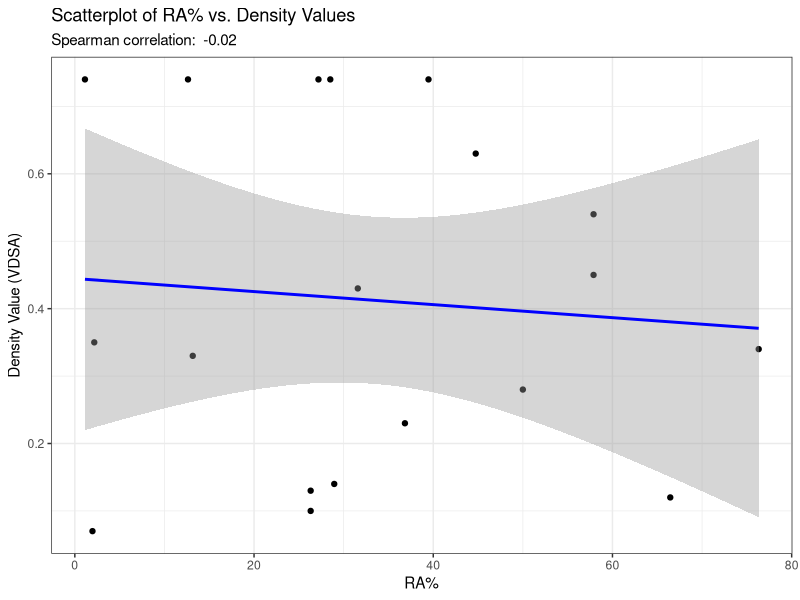

Generate this figure with R:
#Alternating carnivore and Neanderthal activities at Escoural Cave:
#Insights from the taphonomic and machine learning analysis of leporid remains

# Cobo-Sánchez, L.; Rufà, A.; Cascalheira, J.


# 2. Correlation of skeletal part abundances with bone density values

# Load data and library
library(ggplot2)
data <- read.csv("analysis/data/raw_data/2_density.csv",header=T,sep=";")
head(data)

# Calculate Spearman correlation
correlation <- cor(data$RA, data$density, method = "spearman")

# Calculate the p-value for the Spearman correlation
test_result <- cor.test(data$RA, data$density, method = "spearman")

# Print the correlation and p-value
cat("Spearman correlation: ", correlation, "\n")
cat("p-value: ", test_result$p.value, "\n")

# Generate scatterplot
plot<-ggplot(data, aes(x = RA, y = density)) +
  geom_point() +
  geom_smooth(method = "lm", col = "blue") +
  labs(title = "Scatterplot of RA% vs. Density Values",
       subtitle = paste("Spearman correlation: ", round(correlation, 2)),
       x = "RA%",
       y = "Density Value (VDSA)") +
  theme_bw() +  # Use theme_bw for a white background
  theme(
    panel.background = element_rect(fill = "white", color = NA),
    plot.background = element_rect(fill = "white", color = NA)
  )

# Save the plot with 300 dpi resolution
#ggsave("Figure3.png", plot = plot, width = 10, height = 8, dpi = 300)
